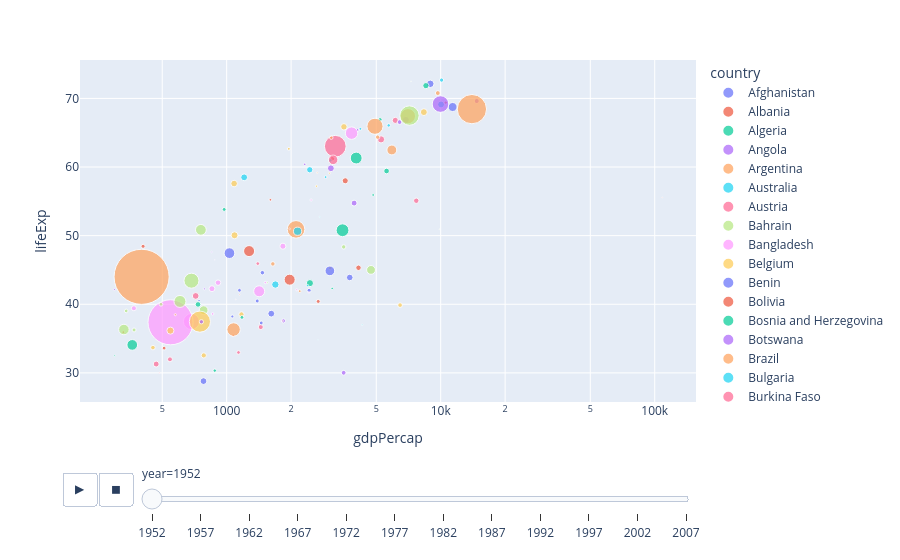

Notebook source saved alongside this figure:
### Code cell
import plotly.express as px 
import numpy as np 
import pandas as pd 

df = px.data.gapminder()

fig = px.scatter(
    df,
    x="gdpPercap", 
    y="lifeExp",
    size="pop", 
    color="country",
    hover_name="continent", 
    animation_frame="year", 
    animation_group="country",
    log_x=True, size_max=60
)

fig.show()
